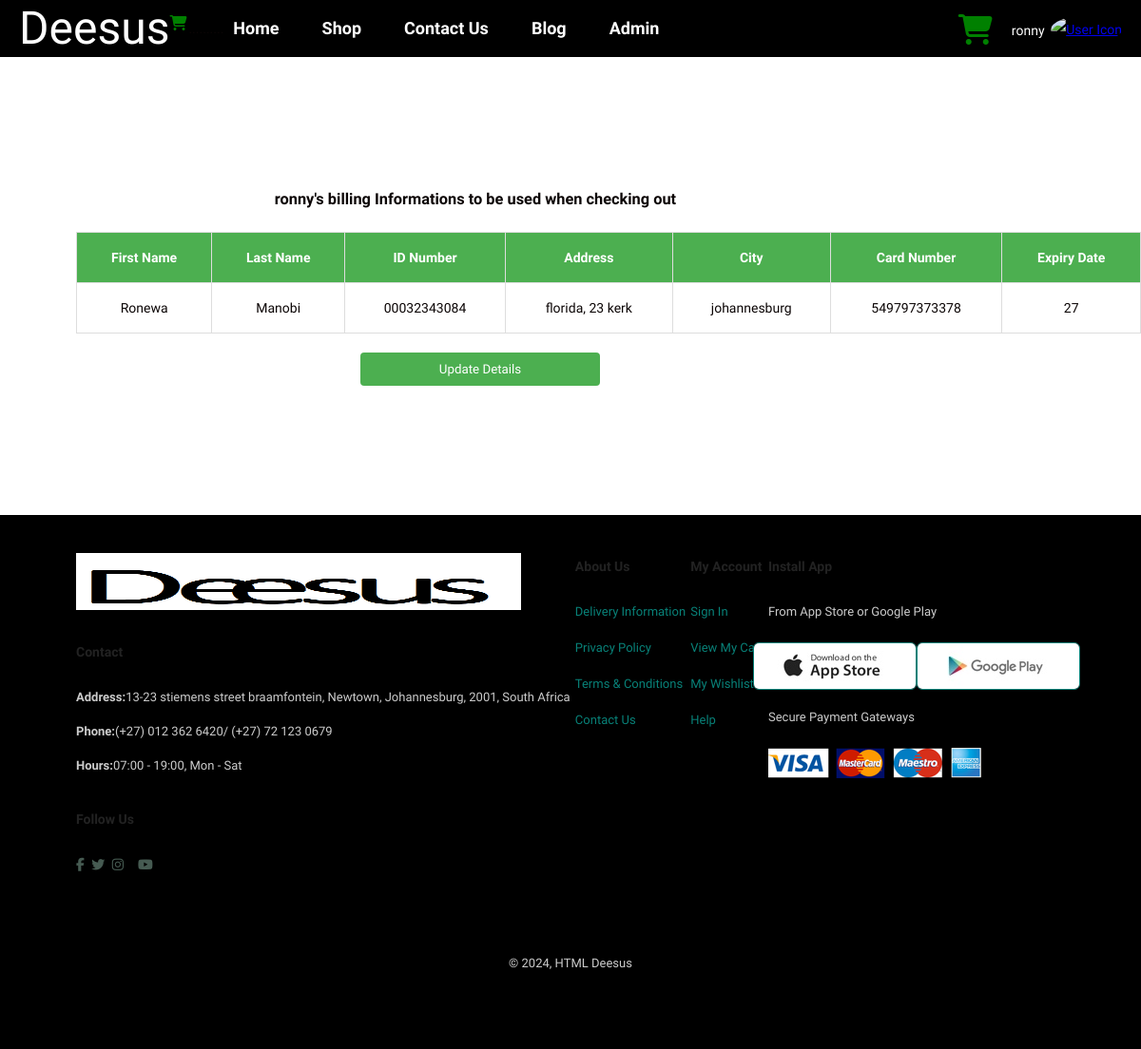
/deesus/account-settings.php (signed in), run on the app's committed database.
### tables this page shows
CREATE TABLE IF NOT EXISTS `checkoutinfo` (
  `id` int NOT NULL AUTO_INCREMENT,
  `first_name` varchar(50) NOT NULL,
  `last_name` varchar(50) NOT NULL,
  `id_number` varchar(20) NOT NULL,
  `address` varchar(255) NOT NULL,
  `city` varchar(50) NOT NULL,
  `card_number` varchar(20) NOT NULL,
  `expiry_date` varchar(7) NOT NULL,
  `terms_accepted` tinyint(1) NOT NULL DEFAULT '0',
  `created_at` timestamp NULL DEFAULT CURRENT_TIMESTAMP,
  `user_id` varchar(200) DEFAULT NULL,
  `email` varchar(200) DEFAULT NULL,
  PRIMARY KEY (`id`)
);

### deesus/account-settings.php (the view, shortened to what this page needs)
<?php
include "menu.php";
include "conn.php";
$user_id = $_SESSION['user_id'];
$userData = null;
$query = "SELECT * FROM CheckoutInfo WHERE user_id = '$user_id'";
$result = $conn->query($query);
if ($result->num_rows > 0) {
    $userData = $result->fetch_assoc();
}
?>
<!DOCTYPE html>
<html lang="en">
<head>
</head>
<body>
<br><br>
<div class="container">
    <?php if ($userData): ?>
        <div class="container" style="width: 100%;text-align:stat;">
        <h3><?php   echo $_SESSION['login_'];?>'s billing  Informations to be used when checking out</h3>
        <table class="tables" style="width: 70rem;padding-left:0;margin-left:0px;margin-right:5%">
            <tr>
                <th>First Name</th>
                <th>Last Name</th>
                <th>ID Number</th>
                <th>Address</th>
                <th>City</th>
                <th>Card Number</th>
                <th>Expiry Date</th>
            </tr>
            <tr>
                <td><?php echo htmlspecialchars($userData['first_name']); ?></td>
                <td><?php echo htmlspecialchars($userData['last_name']); ?></td>
                <td><?php echo htmlspecialchars($userData['id_number']); ?></td>
                <td><?php echo htmlspecialchars($userData['address']); ?></td>
                <td><?php echo htmlspecialchars($userData['city']); ?></td>
                <td><?php echo htmlspecialchars($userData['card_number']); ?></td>
                <td><?php echo htmlspecialchars($userData['expiry_date']); ?></td>
            </tr>
        </table>
        <button type="button" style="width: 30%;" onclick="openPopup()">Update Details</button>
        </div>
    <?php endif; ?>
</div>
<?php
include "footer.php";
?>
</body>
</html>

### deesus/css/style.css (style rules this page uses)
* { margin: 0; padding: 0; box-sizing: border-box; font-family: 'Spartan' , sans-serif; }
body { width: 100%; }

### deesus/style.css (style rules this page uses)
body { font-family: "Inter", sans-serif; font-weight: 400; line-height: 28px; color: #0c0606; font-size: 14px; background-color:white; }
button { outline: rgb(7, 0, 0); background-color: rgb(250, 248, 248); margin-left: 10px; border-radius: 10px; padding: 10px; width: 90px; }
div { margin-bottom: 2em; }
button { cursor: pointer; padding: 5px 10px; background-color: #007bff; color: white; border: none; border-radius: 3px; }
.container { background-color: #f2f2f2; padding: 5px 20px 15px 20px; border: 1px solid lightgrey; border-radius: 3px; }
table { width: 100%; border-collapse: collapse; margin-top: 20px; }
table, th, td { border: 1px solid #ddd; }
th, td { padding: 10px; text-align: left; }

### deesus/menu.php (style rules this page uses)
body { background-color: white; margin: 0; font-family: Arial, sans-serif; padding-top: 60px; }

### deesus/account-settings.php (style rules this page uses)
body { font-family: Arial, sans-serif; background-color: white; display: block; justify-content: center; align-items: center; height: 100vh; margin: 0; }
.container { text-align: center; background-color: white; padding: 40px; border-radius: 8px; width: 100%; max-width: 1000px; border:none; }
.tables { width: 100%; border-collapse: collapse; margin-bottom: 20px; }
.tables th, td { padding: 12px; text-align: center; }
.tables th { background-color: #4CAF50; color: white; }
button { background-color: #4CAF50; color: white; padding: 10px 15px; border: none; border-radius: 4px; cursor: pointer; transition: background-color 0.3s ease; }

### data on the page
checkoutinfo: first_name "Ronewa", last_name "Manobi", id_number "00032343084", address "florida, 23 kerk", city "johannesburg", card_number "549797373378", expiry_date "27"

### other printed values
$_SESSION['login_'] "ronny"
